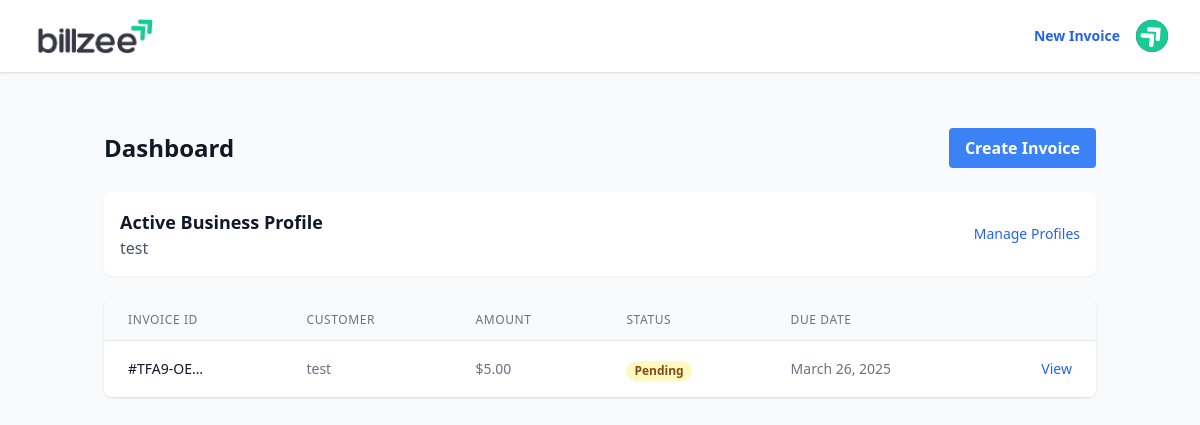
Before: /invoices/dashboard/ (signed in) with the older database file.
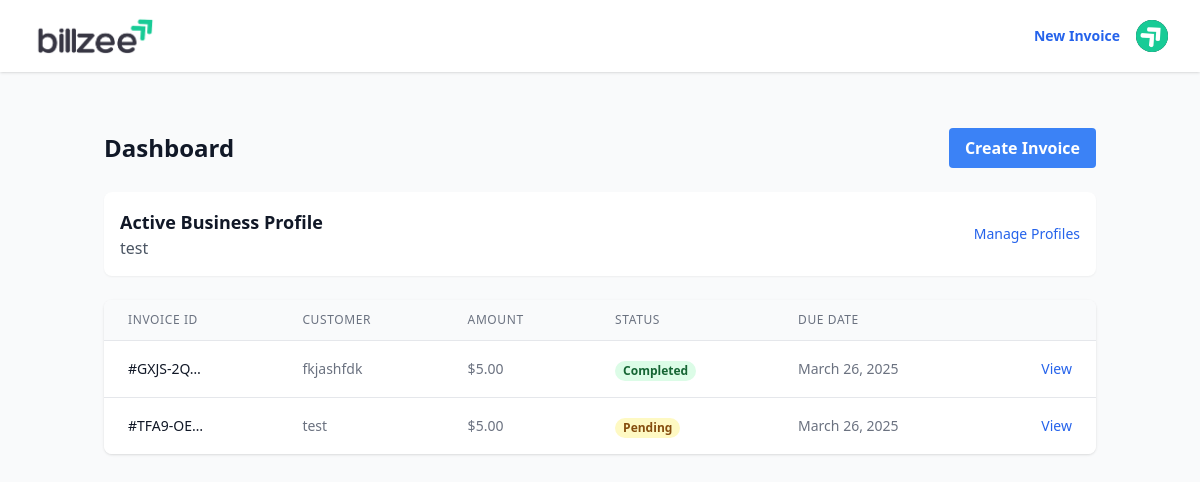
After: the same page with the newer database file.
### invoices/models.py (models this page shows, shortened)
class Invoice(models.Model):
    STATUS_CHOICES = [
        ('pending', 'Pending'),
        ('completed', 'Completed'),
        ('canceled', 'Canceled'),
    ]
    invoice_id = models.CharField(max_length=19, editable=False, unique=True)
    user = models.ForeignKey(settings.AUTH_USER_MODEL, on_delete=models.CASCADE)
    profile = models.ForeignKey(Profile, on_delete=models.PROTECT, related_name='invoices', null=True, blank=True)
    customer_name = models.CharField(max_length=100)
    customer_email = models.EmailField()
    billing_date = models.DateField(default=timezone.now)
    due_date = models.DateField()
    status = models.CharField(max_length=20, choices=STATUS_CHOICES, default='pending')
    notes = models.TextField(blank=True)
    created_at = models.DateTimeField(auto_now_add=True)
    updated_at = models.DateTimeField(auto_now=True)
    total_amount = models.DecimalField(max_digits=10, decimal_places=2, default=0)
    is_sent = models.BooleanField(default=False, help_text='Indicates if the invoice has been sent to the customer')

### invoices/views.py (the view)
# urls.py: path('', RedirectView.as_view(url='/invoices/dashboard/')),
@login_required
def dashboard(request):
    active_profile = Profile.objects.filter(user=request.user, is_active=True).first()
    if active_profile:
        invoices = Invoice.objects.filter(profile=active_profile).order_by('-created_at')
    else:
        invoices = Invoice.objects.none()
    return render(request, 'invoices/dashboard.html', {
        'invoices': invoices,
        'active_profile': active_profile,
        'title': 'Dashboard'
    })

### templates/invoices/dashboard.html (shortened to what this page needs)
{% extends 'base.html' %}
{% load static %}
{% block content %}
<div class="container mx-auto px-4 py-8">
    <div class="flex justify-between items-center mb-6">
        <h1 class="text-2xl font-bold text-gray-900">Dashboard</h1>
        {% if active_profile %}
        <a href="{% url 'invoices:create' %}" class="bg-blue-500 hover:bg-blue-600 text-white font-semibold py-2 px-4 rounded">
            Create Invoice
        </a>
        {% endif %}
    </div>
    {% if active_profile %}
    <div class="bg-white rounded-lg shadow-sm p-4 mb-6">
        <div class="flex items-center justify-between">
            <div>
                <h2 class="text-lg font-semibold text-gray-900">Active Business Profile</h2>
                <p class="text-gray-600">{{ active_profile.company_name }}</p>
            </div>
            <a href="{% url 'users:profile_list' %}" class="text-blue-600 hover:text-blue-800 text-sm">
                Manage Profiles
            </a>
        </div>
    </div>
    {% endif %}
    {% if invoices %}
    <div class="bg-white rounded-lg shadow overflow-hidden">
        <table class="min-w-full divide-y divide-gray-200">
            <thead class="bg-gray-50">
                <tr>
                    <th scope="col" class="px-6 py-3 text-left text-xs font-medium text-gray-500 uppercase tracking-wider">
                        Invoice ID
                    </th>
                    <th scope="col" class="px-6 py-3 text-left text-xs font-medium text-gray-500 uppercase tracking-wider">
                        Customer
                    </th>
                    <th scope="col" class="px-6 py-3 text-left text-xs font-medium text-gray-500 uppercase tracking-wider">
                        Amount
                    </th>
                    <th scope="col" class="px-6 py-3 text-left text-xs font-medium text-gray-500 uppercase tracking-wider">
                        Status
                    </th>
                    <th scope="col" class="px-6 py-3 text-left text-xs font-medium text-gray-500 uppercase tracking-wider">
                        Due Date
                    </th>
                    <th scope="col" class="relative px-6 py-3">
                    </th>
                </tr>
            </thead>
            <tbody class="bg-white divide-y divide-gray-200">
                {% for invoice in invoices %}
                <tr>
                    <td class="px-6 py-4 whitespace-nowrap text-sm font-medium text-gray-900">
                        #{{ invoice.invoice_id|truncatechars:8 }}
                    </td>
                    <td class="px-6 py-4 whitespace-nowrap text-sm text-gray-500">
                        {{ invoice.customer_name }}
                    </td>
                    <td class="px-6 py-4 whitespace-nowrap text-sm text-gray-500">
                        ${{ invoice.total_amount }}
                    </td>
                    <td class="px-6 py-4 whitespace-nowrap">
                        <span class="px-2 inline-flex text-xs leading-5 font-semibold rounded-full
                            {% if invoice.status == 'completed' %}
                                bg-green-100 text-green-800
                            {% elif invoice.status == 'pending' %}
                                bg-yellow-100 text-yellow-800
                            {% else %}
                                bg-red-100 text-red-800
                            {% endif %}">
                            {{ invoice.status|title }}
                        </span>
                    </td>
                    <td class="px-6 py-4 whitespace-nowrap text-sm text-gray-500">
                        {{ invoice.due_date }}
                    </td>
                    <td class="px-6 py-4 whitespace-nowrap text-right text-sm font-medium">
                        <a href="{% url 'invoices:detail' invoice.pk %}" class="text-blue-600 hover:text-blue-900">View</a>
                    </td>
                </tr>
                {% endfor %}
            </tbody>
        </table>
    </div>
    {% endif %}
</div>
{% endblock %}

Changed rows visible on the page:
added Invoice: invoice_id "GXJS-2Q…", customer_name "fkjashfdk", total_amount "5.00", status "Completed", due_date "March 26, 2025"
